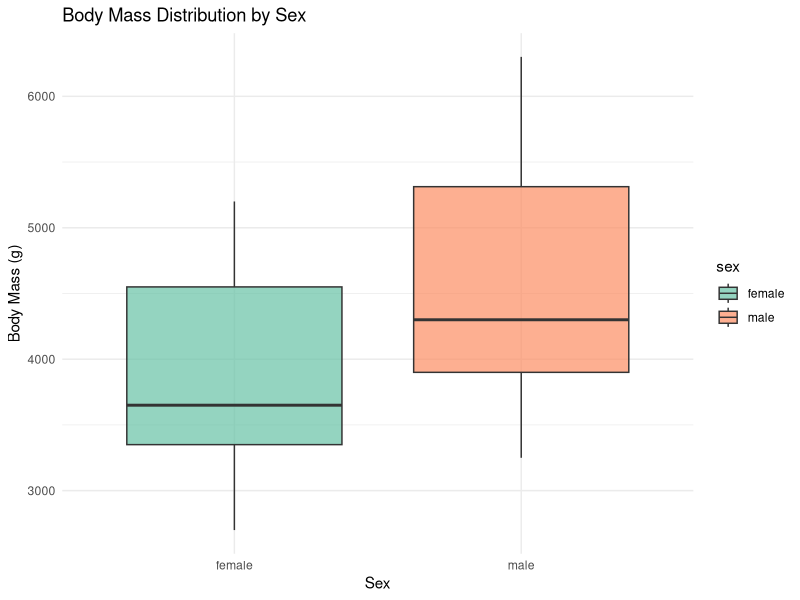
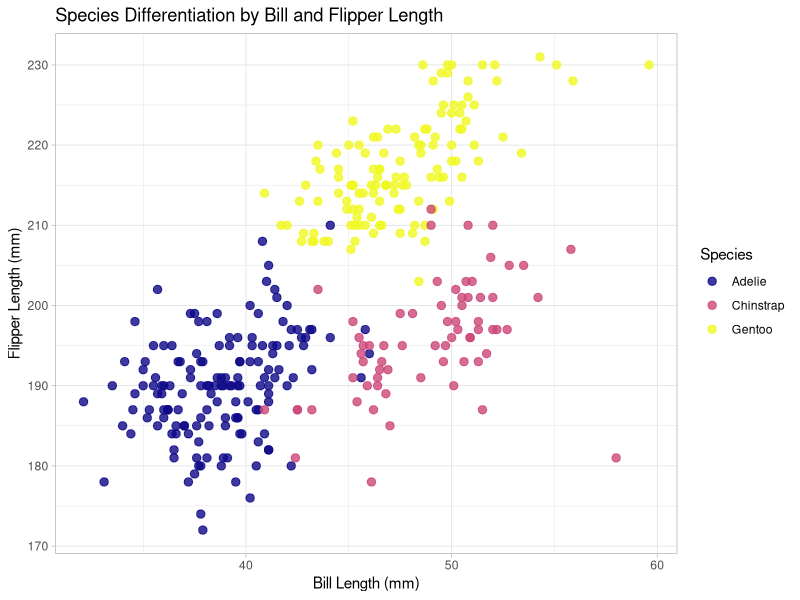
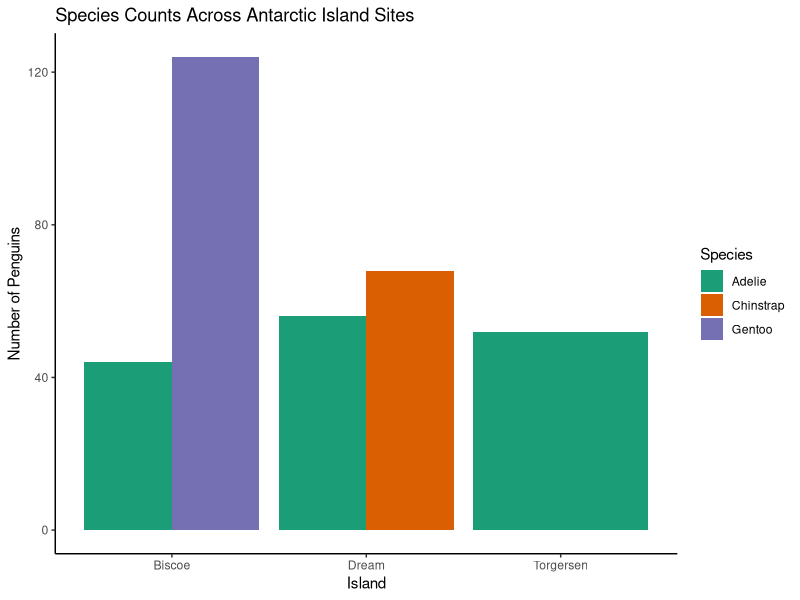

Write the R code that produced these figures, in order.
## ---- chunk 1
# Setup chunk for loading required libraries
knitr::opts_chunk$set(echo = TRUE)

# Load the required packages
library(palmerpenguins)  # The Palmer Penguins dataset package
library(tidyverse)       # For data manipulation and visualization
## ---- chunk 2
# Count the number of columns (variables) in the dataset
ncol(penguins)

# Count the number of rows (individual penguins) in the dataset
nrow(penguins)

# Count how many penguins fall into each sex category (including missing data)
table(penguins$sex, useNA = "ifany")

# Create a dataframe containing only male penguins using exact matching
pmale <- penguins %>% 
  filter(sex == "male")

# Create a dataframe containing only female penguins using exact matching
pfemale <- penguins %>% 
  filter(sex == "female")

# Count the number of observations for each penguin species
table(penguins$species)

# Subset the data to isolate Adélie penguins
pAdel <- penguins %>% 
  filter(species == "Adelie")

# Subset the data to isolate Chinstrap penguins
pChin <- penguins %>% 
  filter(species == "Chinstrap")

# Subset the data to isolate Gentoo penguins
pGen <- penguins %>% 
  filter(species == "Gentoo")

# Count how many penguins were observed on each island
table(penguins$island)

# Subset the data to isolate penguins from Biscoe Island
iBis <- penguins %>% 
  filter(island == "Biscoe")

# Subset the data to isolate penguins from Dream Island
iDream <- penguins %>% 
  filter(island == "Dream")

# Subset the data to isolate penguins from Torgersen Island
iTorg <- penguins %>% 
  filter(island == "Torgersen")
## ---- chunk 3
# 1. Distinguishing Male vs. Female Penguins (Boxplot)
# Bill depth and body mass tend to show clear separation between sexes.
ggplot(data = drop_na(penguins, sex), aes(x = sex, y = body_mass_g, fill = sex)) +
  geom_boxplot(alpha = 0.7) +
  labs(
    title = "Body Mass Distribution by Sex",
    x = "Sex",
    y = "Body Mass (g)"
  ) +
  theme_minimal() +
  scale_fill_brewer(palette = "Set2")

# 2. Distinguishing Penguin Species (Scatter Plot)
# Plotting bill length vs. flipper length cleanly separates the species.
ggplot(data = penguins, aes(x = bill_length_mm, y = flipper_length_mm, color = species)) +
  geom_point(size = 2.5, alpha = 0.8) +
  labs(
    title = "Species Differentiation by Bill and Flipper Length",
    x = "Bill Length (mm)",
    y = "Flipper Length (mm)",
    color = "Species"
  ) +
  theme_light() +
  scale_color_viridis_d(option = "plasma")

# 3. Species Distribution Across Islands (Bar Plot)
# Shows exactly which species inhabit which island sites.
ggplot(data = penguins, aes(x = island, fill = species)) +
  geom_bar(position = "dodge") +
  labs(
    title = "Species Counts Across Antarctic Island Sites",
    x = "Island",
    y = "Number of Penguins",
    fill = "Species"
  ) +
  theme_classic() +
  scale_fill_brewer(palette = "Dark2")
